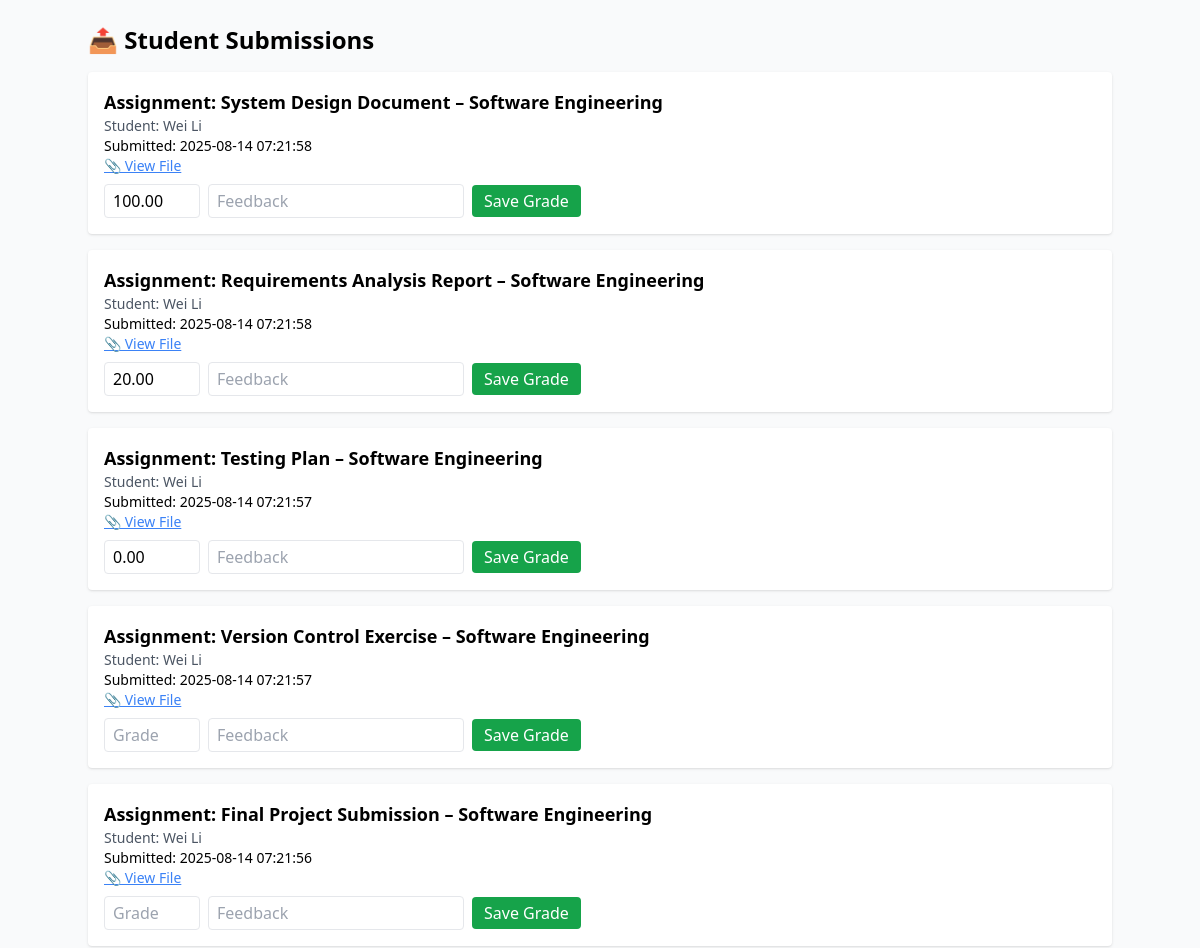
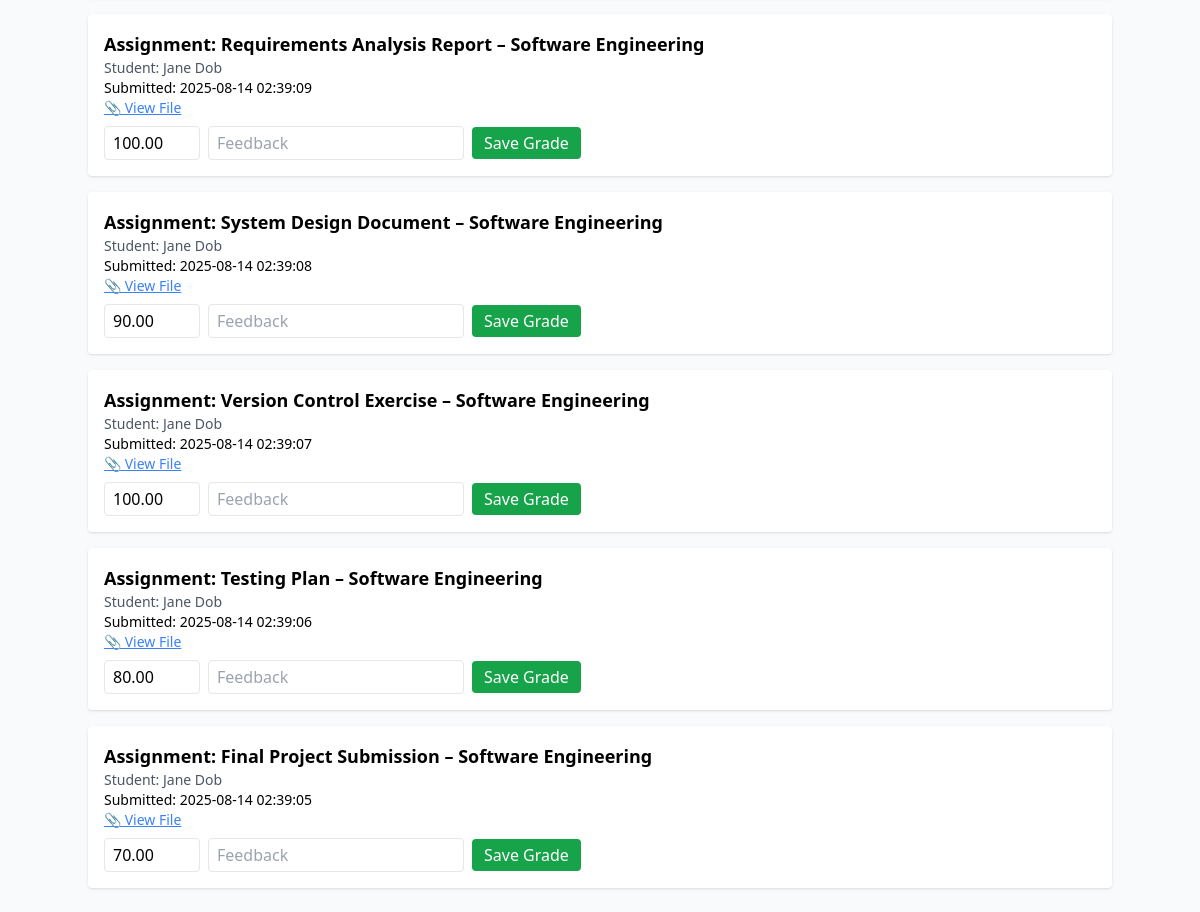
Page /instructor/submissions.php (signed in) on the committed database (2 pictures, top to bottom).
### tables this page shows
CREATE TABLE `submissions` (
  `id` int(11) NOT NULL,
  `assignment_id` int(11) NOT NULL,
  `student_id` int(11) NOT NULL,
  `file_url` varchar(255) NOT NULL,
  `submitted_at` timestamp NOT NULL DEFAULT current_timestamp(),
  `grade` decimal(5,2) DEFAULT NULL,
  `feedback` text DEFAULT NULL
);

CREATE TABLE `assignments` (
  `id` int(11) NOT NULL,
  `course_id` int(11) NOT NULL,
  `title` varchar(200) NOT NULL,
  `description` text DEFAULT NULL,
  `due_date` datetime DEFAULT NULL,
  `max_points` decimal(5,2) DEFAULT 100.00,
  `created_by` int(11) NOT NULL,
  `created_at` timestamp NOT NULL DEFAULT current_timestamp()
);

CREATE TABLE `courses` (
  `id` int(11) NOT NULL,
  `title` varchar(200) NOT NULL,
  `description` text DEFAULT NULL,
  `instructor_id` int(11) NOT NULL,
  `course_code` varchar(20) NOT NULL,
  `credits` int(11) DEFAULT 3,
  `semester` varchar(20) DEFAULT NULL,
  `year` int(11) DEFAULT NULL,
  `max_students` int(11) DEFAULT 50,
  `status` enum('active','inactive') DEFAULT 'active',
  `created_at` timestamp NOT NULL DEFAULT current_timestamp()
);

CREATE TABLE `users` (
  `id` int(11) NOT NULL,
  `username` varchar(50) NOT NULL,
  `email` varchar(100) NOT NULL,
  `password` varchar(255) NOT NULL,
  `first_name` varchar(50) NOT NULL,
  `last_name` varchar(50) NOT NULL,
  `role` enum('student','instructor','admin') NOT NULL,
  `profile_image` varchar(255) DEFAULT NULL,
  `created_at` timestamp NOT NULL DEFAULT current_timestamp(),
  `updated_at` timestamp NOT NULL DEFAULT current_timestamp() ON UPDATE current_timestamp()
);

### instructor/submissions.php (the view, shortened to what this page needs)
<?php
$instructor_id = $_SESSION['user_id'];
$database = new Database();
$db = $database->getConnection();
$sql = "
  SELECT s.id, s.file_url, s.submitted_at, s.grade,
         u.first_name, u.last_name,
         a.title AS assignment_title,
         c.title AS course_title
  FROM submissions s
  JOIN users u ON s.student_id = u.id
  JOIN assignments a ON s.assignment_id = a.id
  JOIN courses c ON a.course_id = c.id
  WHERE c.instructor_id = ?
  ORDER BY s.submitted_at DESC
";
$stmt = $db->prepare($sql);
$stmt->execute([$instructor_id]);
$result = $stmt->fetchAll(PDO::FETCH_ASSOC);
?>
<!DOCTYPE html>
<html lang="en">
<head>
  <script src="https://cdn.tailwindcss.com"></script>
</head>
<body class="bg-gray-50 p-6">
  <div class="max-w-5xl mx-auto">
    <h1 class="text-2xl font-bold mb-4">📤 Student Submissions</h1>
    <?php if (count($result) > 0): ?>
      <div class="space-y-4">
        <?php foreach ($result as $row): ?>
          <div class="bg-white p-4 shadow rounded">
            <h2 class="text-lg font-semibold">Assignment: <?= htmlspecialchars($row['assignment_title']) ?> – <?= htmlspecialchars($row['course_title']) ?></h2>
            <p class="text-sm text-gray-600">Student: <?= htmlspecialchars($row['first_name'] . ' ' . $row['last_name']) ?></p>
            <p class="text-sm">Submitted: <?= $row['submitted_at'] ?></p>
            <?php
              $file_url = $row['file_url'];
            ?>
            <p class="text-sm"><a href="<?= htmlspecialchars($file_url) ?>" target="_blank" class="text-blue-500 underline">📎 View File</a></p>
            <form method="POST" class="mt-2 flex flex-col md:flex-row items-center gap-2">
              <input type="number" step="0.1" name="grade" placeholder="Grade" value="<?= $row['grade'] ?>" class="px-2 py-1 border rounded w-24">
              <input type="text" name="feedback" placeholder="Feedback" class="px-2 py-1 border rounded w-64" value="<?= isset($row['feedback']) ? htmlspecialchars($row['feedback']) : '' ?>">
              <button type="submit" class="bg-green-600 text-white px-3 py-1 rounded">Save Grade</button>
            </form>
          </div>
        <?php endforeach; ?>
      </div>
    <?php else: ?>
      <p class="text-gray-600">No submissions found.</p>
    <?php endif; ?>
  </div>
</body>
</html>

### rows in the picture
submissions: assignment.title "System Design Document", courses.title "Software Engineering", student.last_name "Wei Li", submitted_at "2025-08-14 07:21:58", grade "100.00"
submissions: assignment.title "Requirements Analysis Report", courses.title "Software Engineering", student.last_name "Wei Li", submitted_at "2025-08-14 07:21:58", grade "20.00"
submissions: assignment.title "Testing Plan", courses.title "Software Engineering", student.last_name "Wei Li", submitted_at "2025-08-14 07:21:57", grade "0.00"
submissions: assignment.title "Version Control Exercise", courses.title "Software Engineering", student.last_name "Wei Li", submitted_at "2025-08-14 07:21:57"
submissions: assignment.title "Final Project Submission", courses.title "Software Engineering", student.last_name "Wei Li", submitted_at "2025-08-14 07:21:56"
submissions: assignment.title "Requirements Analysis Report", courses.title "Software Engineering", student.last_name "Jane Dob", submitted_at "2025-08-14 02:39:09", grade "100.00"
submissions: assignment.title "System Design Document", courses.title "Software Engineering", student.last_name "Jane Dob", submitted_at "2025-08-14 02:39:08", grade "90.00"
submissions: assignment.title "Version Control Exercise", courses.title "Software Engineering", student.last_name "Jane Dob", submitted_at "2025-08-14 02:39:07", grade "100.00"
submissions: assignment.title "Testing Plan", courses.title "Software Engineering", student.last_name "Jane Dob", submitted_at "2025-08-14 02:39:06", grade "80.00"
submissions: assignment.title "Final Project Submission", courses.title "Software Engineering", student.last_name "Jane Dob", submitted_at "2025-08-14 02:39:05", grade "70.00"
